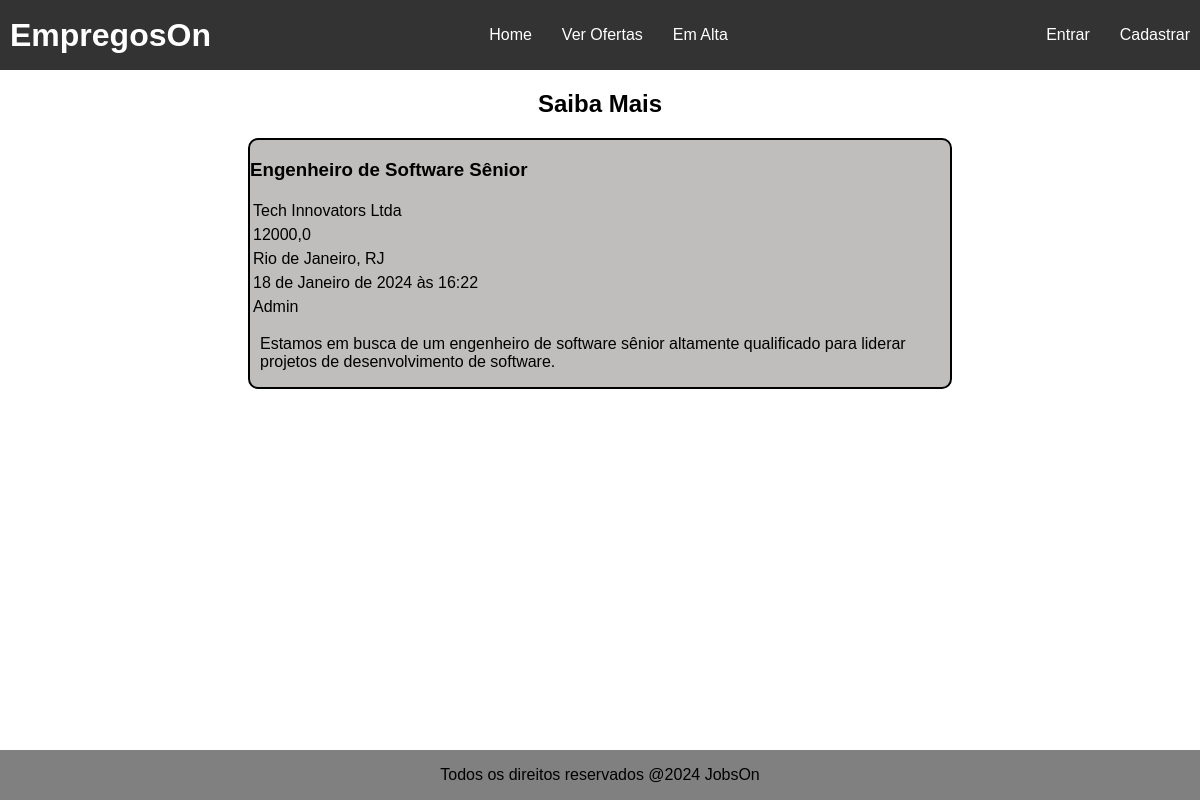
The page /detail_offer/2 on the database its author committed.
### jobs/models.py (models this page shows, shortened)
class JobOffer(models.Model):
    title = models.CharField(max_length=100)
    description = models.TextField()
    organization_name = models.CharField(max_length=100)
    location = models.CharField(max_length=100)
    publication_date = models.DateTimeField(auto_now_add=True)  # Adicionará automaticamente a data e hora ao campo
    offer_requirements = models.CharField(max_length=300)
    employment_type = models.CharField(max_length=100)
    salary = models.FloatField(default="Não informado")  # define que por padrão o campo é não informado
    organization_description = models.TextField()
    autor = models.ForeignKey(User, on_delete=models.PROTECT, related_name='car_user', editable=False, default=1)
    recruiter_email = models.EmailField(editable=False)
    number_of_views = models.IntegerField(default=0, editable=False)

### jobs/views.py (the view)
# urls.py: path('detail_offer/<int:pk>', DetailOffer.as_view(), name='detail_offer'),
class DetailOffer(DetailView):
    template_name = 'detail_offer.html'
    model = JobOffer
    def get_context_data(self, **kwargs):
        context = super().get_context_data()
        context['offer'] = context['object']
        return context
    def get(self, request, *args, **kwargs):
        offer = self.get_object()  # Capturando a offer da request
        offer.number_of_views += 1  # Adiciona em number_of_views da offer 1 a cada get
        offer.save()  # Salva no model
        return super().get(request, *args, **kwargs)

### jobs/templates/detail_offer.html
{% extends 'base.html' %}
{% block styles %}
    {{ block.super }}
    {% load static %}
    <link rel="stylesheet" type="text/css" href="{% static '/css/detail_offer.css' %}">
{% endblock %}
{% block content %}
    <main>
        <h2 class="title-detail-offer">Saiba Mais</h2>
        <section class="offer-detail-container">
            <div class="offer-grid">
                    <h3 class="offer-title">{{ offer.title }}</h3>
                    <p class="p-offer">{{ offer.organization_name }}</p>
                    <p class="p-offer">{{ offer.salary }}</p>
                    <p class="p-offer"> {{ offer.location }}</p>
                    <p class="p-offer"> {{ offer.publication_date }}</p>
                    <p class="p-offer"> {{ offer.autor|capfirst }}</p>
                    <p class="p-description"> {{ offer.description }}</p>
            </div>
        </section>
    </main>
{% endblock %}

### static/css/index.css (style rules this page uses)
body { margin: 0; font-family: Arial, sans-serif; display: flex; flex-direction: column; min-height: 100vh; }

### static/css/detail_offer.css (style rules this page uses)
.offer-grid { display: grid; grid-template-columns: 1fr; border: 2px solid black; border-radius: 10px; background-color: rgb(191, 190, 189); width: 700px; }
.p-offer { margin: 3px; }
.p-description { margin-left: 10px; }
.offer-detail-container { display: flex; justify-content: center; align-items: center; }
.title-detail-offer { text-align: center; }

### rows shown on the page
JobOffer: title "Engenheiro de Software Sênior", organization_name "Tech Innovators Ltda", salary "12000,0", location "Rio de Janeiro, RJ", publication_date "18 de Janeiro de 2024 às 16:22", autor "Admin", description "Estamos em busca de um engenheiro de software sênior altamente qualificado para liderar projetos de desenvolvimento de software."
